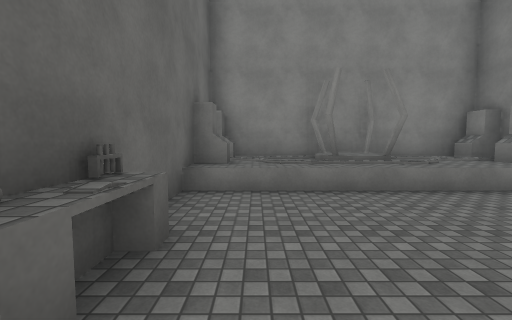
View 1 (above)

14 first-person views from a walk through a 3-D level made in the Unity game engine. The camera is 1.5 m above the floor, tilts 4° down and sees 90° across. The floor is counted in squares, 2 m on a side. Each view is taken from the middle of a square. On the plan, view 1 faces up. The plan holds only what a view shows up to about 9 squares ahead; the rest is blank. The place goes on beyond the plan. The player is left out. Surface patterns are stand-ins for the level's own textures.

View 2
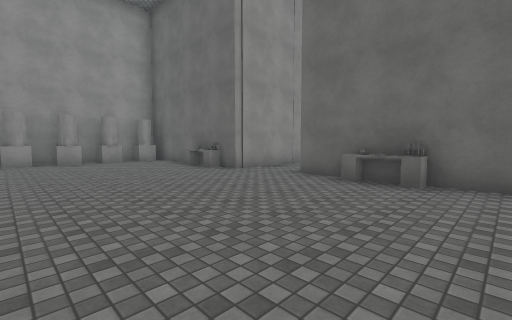

View 3
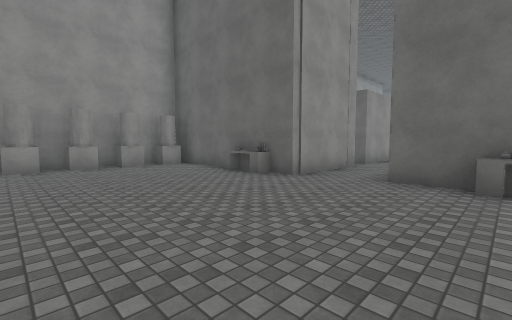

View 4
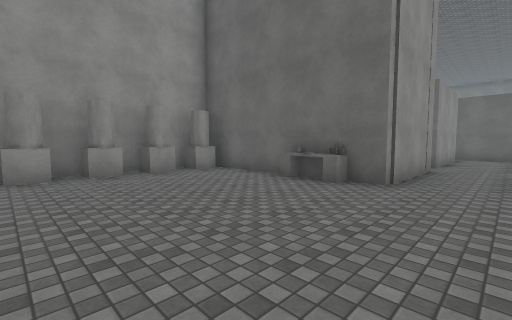

View 5
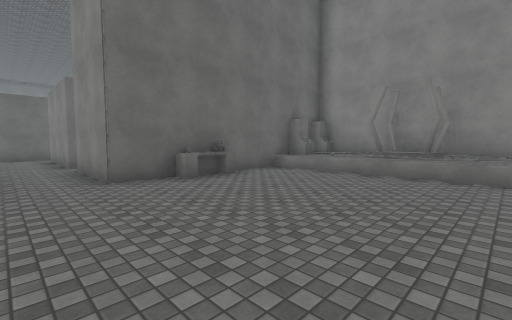

View 6
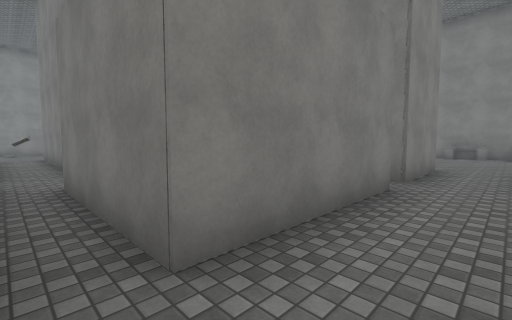

View 7
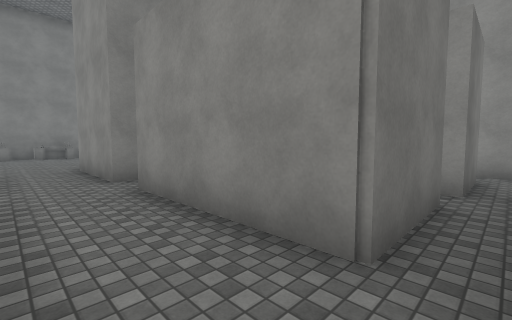

View 8
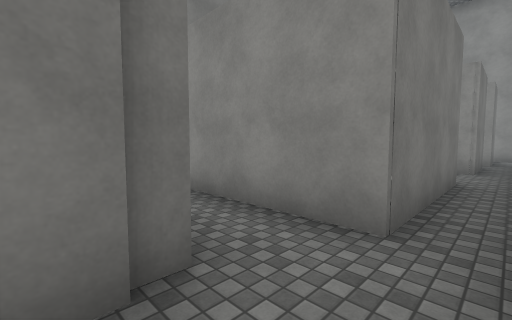

View 9
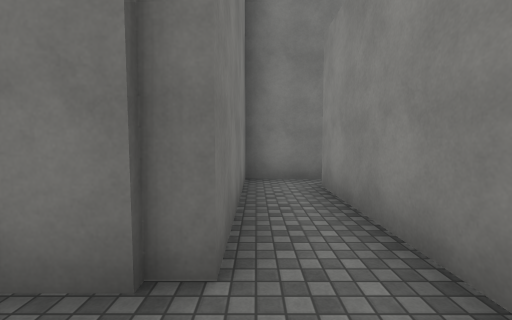

View 10
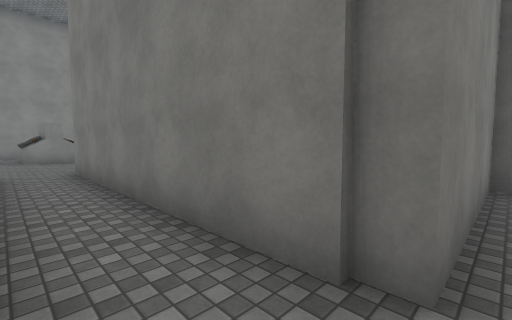

View 11
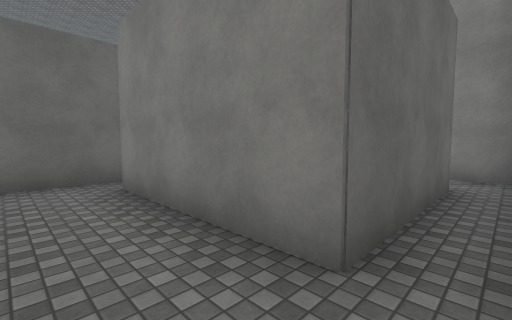

View 12
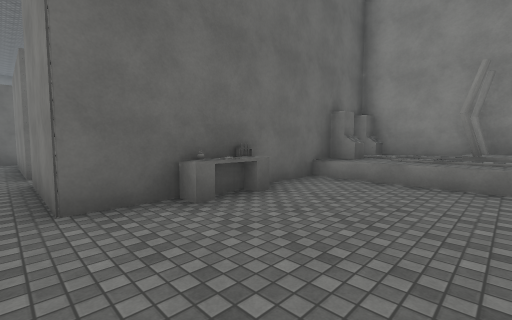

View 13
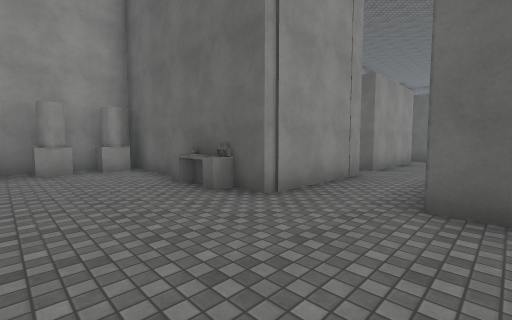

View 14
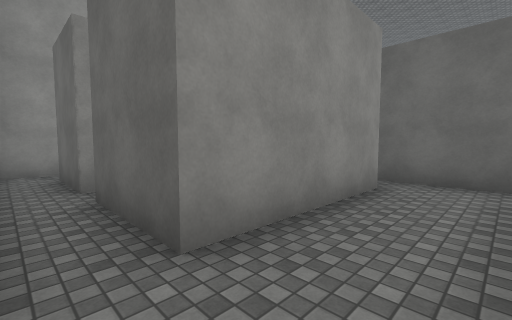

### Floor plan
Key: @ floor where view 1 was taken; # wall or solid block; . main floor; : floor 0.75 m higher than the main floor; + floor 1 m higher than the main floor; / step, stairs or slope; C computer; E desk; O other object.
Columns run from 9 left of view 1 to 4 right of it. Each row starts with its distance up from view 1.
 11 /.
 10 /.#
  9 /.#
  8 /.#
  7 /.#     ######
  6 /.#     C O#O
  5 /.#     C:O+O
  4 /.##### #:::::
  3 /####.# #.....
  2 /#  #.  #.....
  1 /#  #.  E.....
  0 /####.# #@....
 -1 /.....###.....
 -2 /.............
 -3 /####.###.....
 -4 /#  #.  #E....
 -5 /.  ..  #.....
 -6 /#  #.  #.....
 -7 .#  #.  #OOO.O
 -8 ##  ##  ######

Where each view was taken, in squares from view 1:
view 1: 0 up, 0 right, facing up
view 2: 3 up, 4 right, facing down-left
view 3: 1 up, 4 right, facing down-left
view 4: 1 down, 4 right, facing down-left
view 5: 2 down, 4 right, facing up-left
view 6: 2 down, 9 left, facing up-right
view 7: 1 down, 9 left, facing down-right
view 8: 5 up, 9 left, facing down-right
view 9: 4 up, 9 left, facing right
view 10: 4 up, 9 left, facing up-right
view 11: 2 down, 4 left, facing up-left
view 12: 1 down, 2 right, facing up-left
view 13: 0 up, 2 right, facing down-left
view 14: 1 down, 4 left, facing down-left
